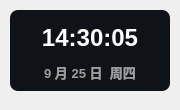
<?xml version="1.0" encoding="UTF-8"?>
<ui version="4.0">
 <class>Theme</class>
 <widget class="QWidget" name="Form">
  <property name="geometry">
   <rect>
    <x>0</x>
    <y>0</y>
    <width>180</width>
    <height>110</height>
   </rect>
  </property>
  <property name="minimumSize">
   <size>
    <width>0</width>
    <height>0</height>
   </size>
  </property>
  <property name="maximumSize">
   <size>
    <width>16777215</width>
    <height>65536</height>
   </size>
  </property>
  <property name="windowTitle">
   <string>时间</string>
  </property>
  <widget class="QLabel" name="date_text">
   <property name="geometry">
    <rect>
     <x>15</x>
     <y>62</y>
     <width>150</width>
     <height>20</height>
    </rect>
   </property>
   <property name="font">
    <font>
     <family>Microsoft YaHei UI</family>
     <pointsize>10</pointsize>
     <weight>75</weight>
     <bold>true</bold>
    </font>
   </property>
   <property name="styleSheet">
    <string notr="true">color: rgba(255, 255, 255, 150);
font-weight: bold;</string>
   </property>
   <property name="text">
    <string>9 月 25 日  周四</string>
   </property>
   <property name="textFormat">
    <enum>Qt::PlainText</enum>
   </property>
   <property name="alignment">
    <set>Qt::AlignCenter</set>
   </property>
  </widget>
  <widget class="QLabel" name="time_text">
   <property name="geometry">
    <rect>
     <x>15</x>
     <y>18</y>
     <width>150</width>
     <height>40</height>
    </rect>
   </property>
   <property name="font">
    <font>
     <family>Microsoft YaHei UI</family>
     <pointsize>18</pointsize>
     <weight>75</weight>
     <bold>true</bold>
    </font>
   </property>
   <property name="styleSheet">
    <string notr="true">border: none;
color: rgba(255, 255, 255, 255);
font-weight: bold</string>
   </property>
   <property name="text">
    <string>14:30:05</string>
   </property>
   <property name="textFormat">
    <enum>Qt::PlainText</enum>
   </property>
   <property name="alignment">
    <set>Qt::AlignCenter</set>
   </property>
  </widget>
  <widget class="QLabel" name="backgnd">
   <property name="geometry">
    <rect>
     <x>10</x>
     <y>10</y>
     <width>160</width>
     <height>81</height>
    </rect>
   </property>
   <property name="styleSheet">
    <string notr="true">background-color: rgba(15, 18, 22, 255);
border-radius: 8px</string>
   </property>
   <property name="text">
    <string/>
   </property>
  </widget>
  <zorder>backgnd</zorder>
  <zorder>date_text</zorder>
  <zorder>time_text</zorder>
 </widget>
 <resources/>
 <connections/>
</ui>
